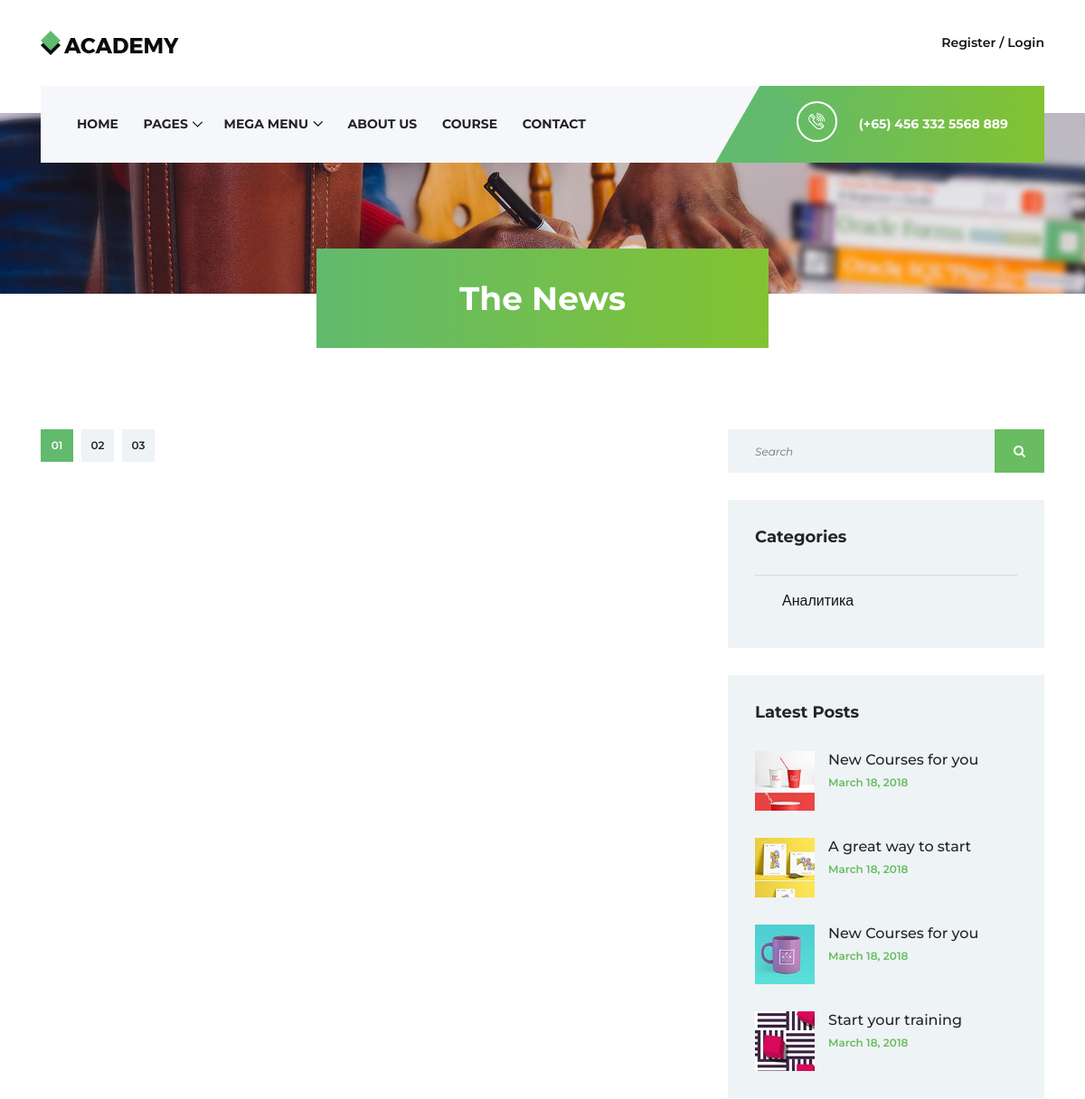
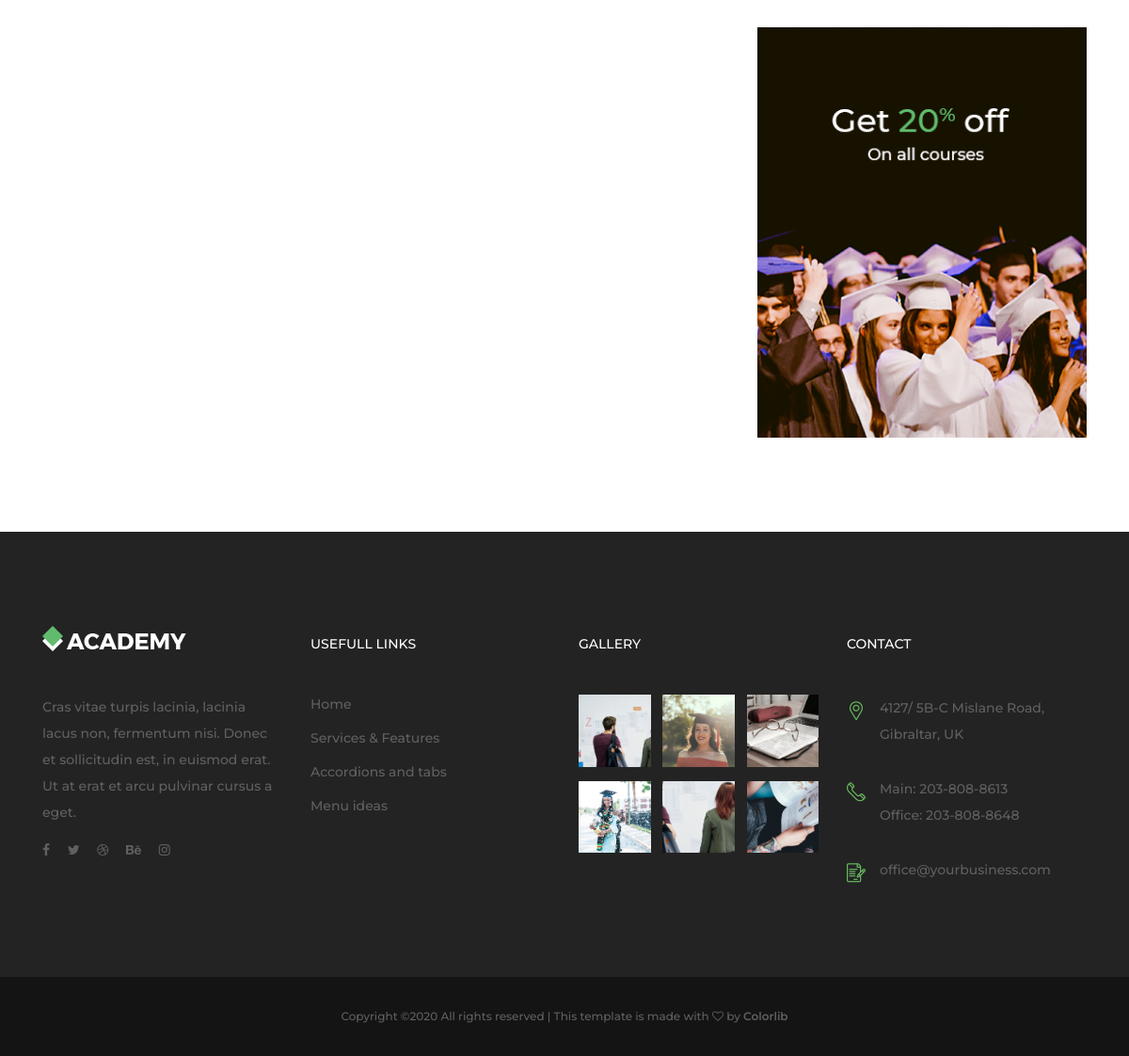
/blog/, run on an earlier commit of the app's database (2 pictures, top to bottom).
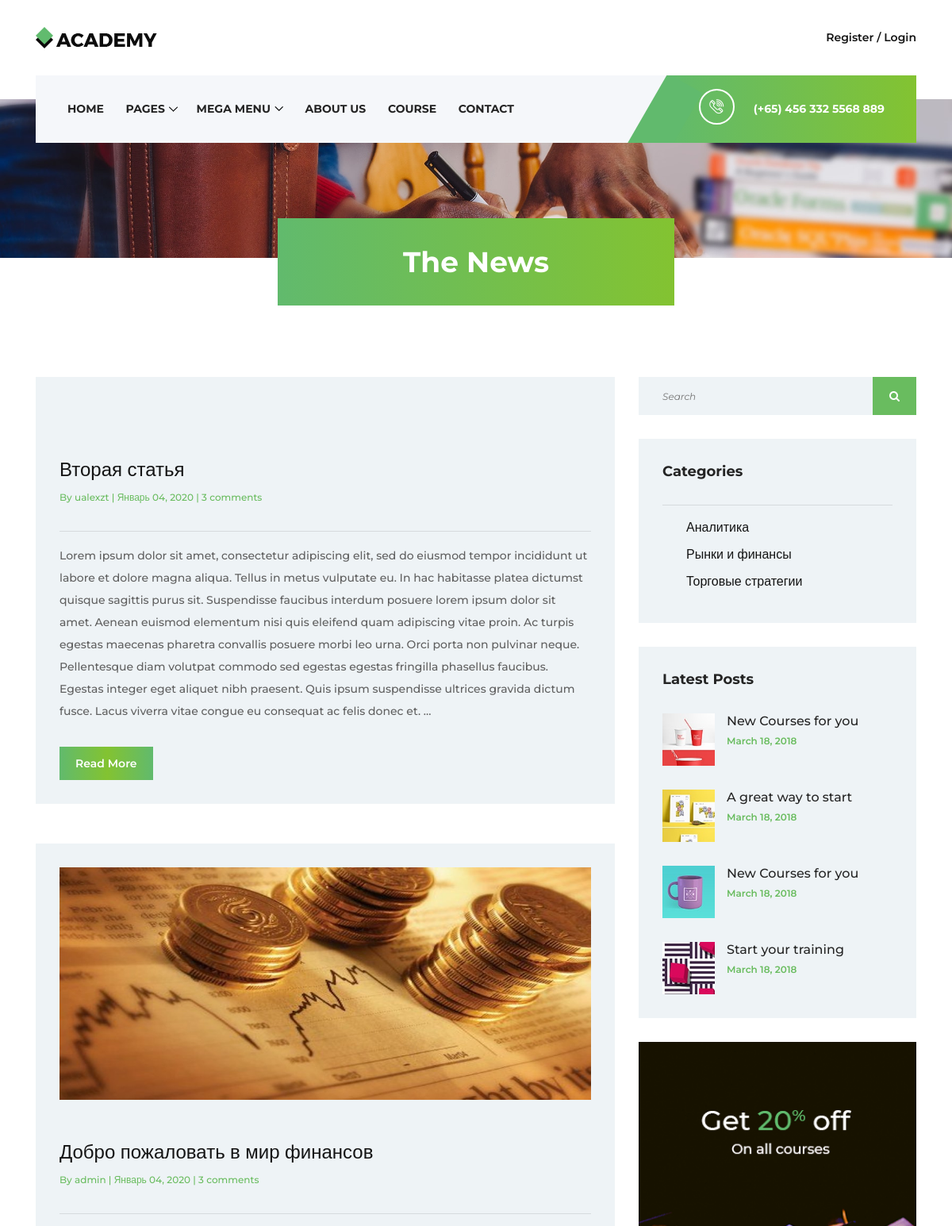
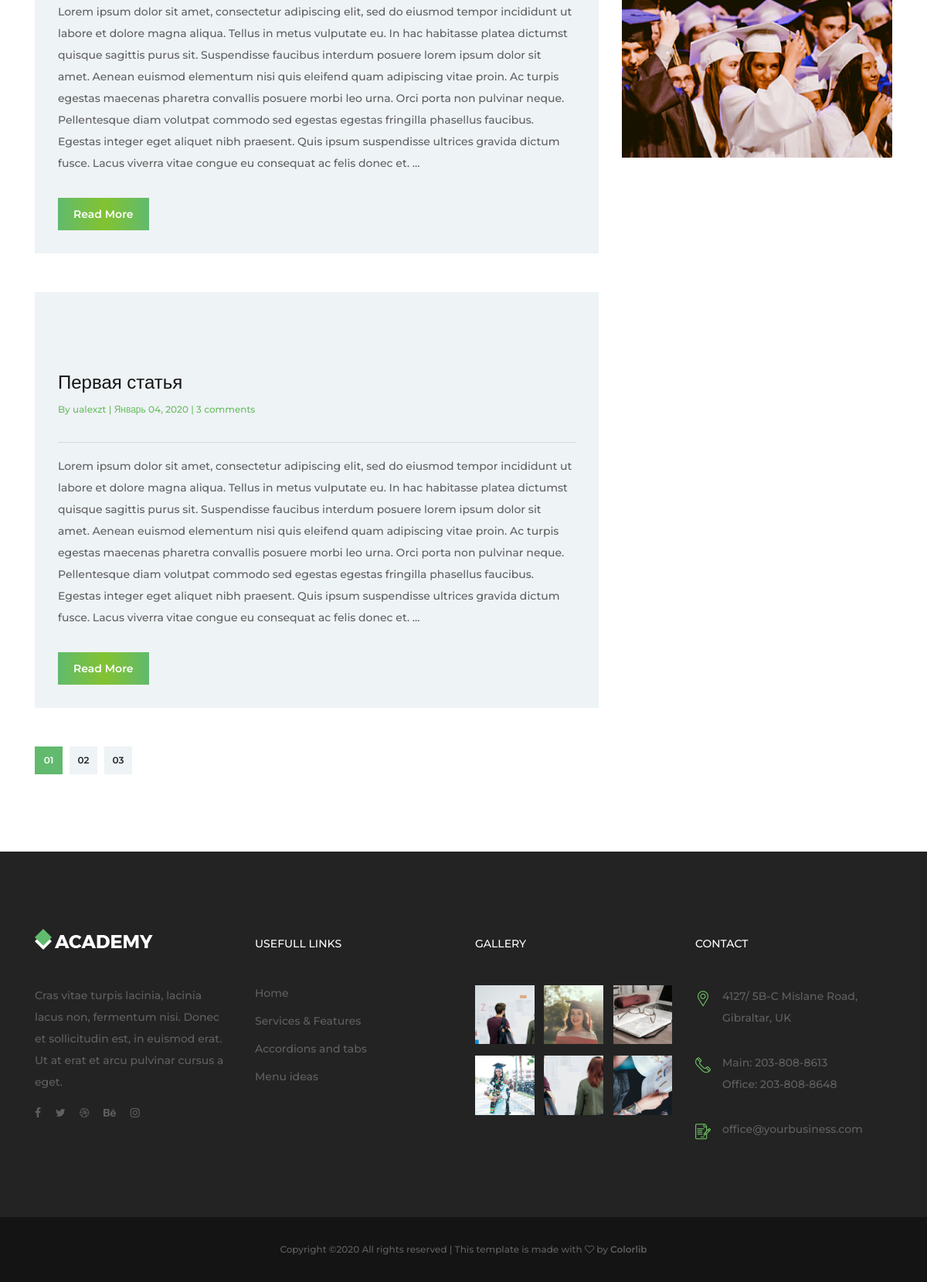
And on a later commit of the database (2 pictures, top to bottom).
### blog/models.py (models this page shows, shortened)
class Category(models.Model):
    name = models.CharField(max_length=150, verbose_name='Имя категории')
    slug = models.SlugField(unique=True, verbose_name='Ссылка категории')
    def get_absolute_url(self):
        return reverse('category_detail', kwargs={'slug': self.slug})
    class Meta:
        verbose_name = 'Категория'
        verbose_name_plural = 'Категории'

class Post(models.Model):
    title = models.CharField(max_length=150, verbose_name='Заголовок')
    slug = models.SlugField(unique=True, verbose_name='Ссылка')
    category = models.ForeignKey(Category, on_delete=models.CASCADE, verbose_name='Категория')
    author = models.ForeignKey(User, on_delete=models.CASCADE, verbose_name='Автор поста')
    image_post = models.ImageField(default='post_img/default_post.jpg', upload_to='post_img',
                                   verbose_name='Изображение поста')
    content = models.TextField(max_length=None, verbose_name='Текст поста')
    pub_date = models.DateTimeField(auto_now_add=True, verbose_name='Дата публикации')
    likes = models.PositiveIntegerField(default=0, verbose_name='Нравится')
    dislikes = models.PositiveIntegerField(default=0, verbose_name='Не нравится')
    def get_absolute_url(self):
        return reverse('post_detail', kwargs={'slug': self.slug})
    class Meta:
        verbose_name = 'Статья'
        verbose_name_plural = 'Статьи'

### blog/views.py (the view)
# urls.py: path('', PostListView.as_view(), name='post_list'),
class PostListView(ListView):
    model = Post
    template_name = 'blog/post_list.html'
    context_object_name = 'posts'
    ordering = ['-pub_date']
    def get_context_data(self, *args, object_list=None, **kwargs):
        context = super().get_context_data(*args, **kwargs)
        context['categories'] = Category.objects.all()
        return context

### templates/blog/post_list.html (shortened to what this page needs)
{% extends 'base.html' %}
{% load static %}
{% block content %}
    <div class="breadcumb-area bg-img" style="background-image: url({% static 'img/bg-img/breadcumb.jpg' %});">
        <div class="bradcumbContent">
            <h2>The News</h2>
        </div>
    </div>
    <div class="blog-area mt-50 section-padding-100">
        <div class="container">
            <div class="row">
                <div class="col-12 col-md-8">
                    <div class="academy-blog-posts">
                        <div class="row">
                            {% for post in posts %}
                                <div class="col-12">
                                    <div class="single-blog-post mb-50 wow fadeInUp" data-wow-delay="300ms">
                                        <div class="blog-post-thumb mb-5">
                                            <img src="{{ post.image_post.url }}" alt="">
                                        </div>
                                        <a href="#" class="post-title">{{ post.title }}</a>
                                        <div class="post-meta">
                                            <p>By <a href="#">{{ post.author }}</a> | <a
                                                    href="#"> {{ post.pub_date|date:"F d, Y" }} </a> | <a
                                                    href="#">3 comments</a></p>
                                        </div>
                                        <hr>
                                        <p>{{ post.content|truncatewords:100 }}</p>
                                        <a href="{{ post.get_absolute_url }}" class="btn academy-btn btn-sm mt-15">Read
                                            More</a>
                                    </div>
                                </div>
                            {% endfor %}
                        </div>
                    </div>
                    <div class="academy-pagination-area wow fadeInUp" data-wow-delay="400ms">
                        <nav>
                            <ul class="pagination">
                                <li class="page-item active"><a class="page-link" href="#">01</a></li>
                                <li class="page-item"><a class="page-link" href="#">02</a></li>
                                <li class="page-item"><a class="page-link" href="#">03</a></li>
                            </ul>
                        </nav>
                    </div>
                </div>
                <div class="col-12 col-md-4">
                    <div class="academy-blog-sidebar">
                        <div class="blog-post-search-widget mb-30">
                            <form action="#" method="post">
                                <input type="search" name="search" id="Search" placeholder="Search">
                                <button type="submit"><i class="fa fa-search" aria-hidden="true"></i></button>
                            </form>
                        </div>
                        <div class="blog-post-categories mb-30">
                            <h5>Categories</h5>
                            <hr>
                            <ul>
                                {% for category in categories %}
                                    <li><a href="{{ category.get_absolute_url }}">{{ category.name }}</a></li>
                                {% endfor %}
                            </ul>
                        </div>
                        <div class="latest-blog-posts mb-30">
                            <h5>Latest Posts</h5>
                            <div class="single-latest-blog-post d-flex mb-30">
                                <div class="latest-blog-post-thumb">
                                    <img src="img/blog-img/lb-1.jpg" alt="">
                                </div>
                                <div class="latest-blog-post-content">
                                    <a href="#" class="post-title">
                                        <h6>New Courses for you</h6>
                                    </a>
                                    <a href="#" class="post-date">March 18, 2018</a>
                                </div>
                            </div>
                            <div class="single-latest-blog-post d-flex mb-30">
                                <div class="latest-blog-post-thumb">
                                    <img src="img/blog-img/lb-2.jpg" alt="">
                                </div>
                                <div class="latest-blog-post-content">
                                    <a href="#" class="post-title">
                                        <h6>A great way to start</h6>
                                    </a>
                                    <a href="#" class="post-date">March 18, 2018</a>
                                </div>
                            </div>
                            <div class="single-latest-blog-post d-flex mb-30">
                                <div class="latest-blog-post-thumb">
                                    <img src="img/blog-img/lb-3.jpg" alt="">
                                </div>
                                <div class="latest-blog-post-content">
                                    <a href="#" class="post-title">
                                        <h6>New Courses for you</h6>
                                    </a>
                                    <a href="#" class="post-date">March 18, 2018</a>
                                </div>
                            </div>
                            <div class="single-latest-blog-post d-flex">
                                <div class="latest-blog-post-thumb">
                                    <img src="img/blog-img/lb-4.jpg" alt="">
                                </div>
                                <div class="latest-blog-post-content">
                                    <a href="#" class="post-title">
                                        <h6>Start your training</h6>
                                    </a>
                                    <a href="#" class="post-date">March 18, 2018</a>
                                </div>
                            </div>
                        </div>
                        <div class="add-widget">
                            <a href="#"><img src="{% static 'img/blog-img/add.png' %}" alt=""></a>
                        </div>
                    </div>
                </div>
            </div>
        </div>
    </div>
{% endblock %}

### templates/base.html (shortened to what this page needs)
<!DOCTYPE html>
{% load static %}
<html lang="en">
<head>
    <link rel="stylesheet" href="{% static 'style.css' %} ">
</head>
<body>
{% include 'include/nav_base.html' %}
{% block content %}
{% endblock %}
{% include 'include/footer_base.html' %}
</body>
</html>

### templates/include/nav_base.html (shortened to what this page needs)
{% load static %}
<header class="header-area">
    <div class="top-header">
        <div class="container h-100">
            <div class="row h-100">
                <div class="col-12 h-100">
                    <div class="header-content h-100 d-flex align-items-center justify-content-between">
                        <div class="academy-logo">
                            <a href=" "><img src="{% static 'img/core-img/logo.png'  %}" alt=""></a>
                        </div>
                        <div class="login-content">
                            <a href="#">Register / Login</a>
                        </div>
                    </div>
                </div>
            </div>
        </div>
    </div>
    <div class="academy-main-menu">
        <div class="classy-nav-container breakpoint-off">
            <div class="container">
                <nav class="classy-navbar justify-content-between" id="academyNav">
                    <div class="classy-menu">
                        <div class="classynav">
                            <ul>
                                <li><a href="index.html">Home</a></li>
                                <li><a href="#">Pages</a>
                                </li>
                                <li><a href="#">Mega Menu</a>
                                </li>
                                <li><a href="about-us.html">About Us</a></li>
                                <li><a href="course.html">Course</a></li>
                                <li><a href="contact.html">Contact</a></li>
                            </ul>
                        </div>
                    </div>
                    <div class="calling-info">
                        <div class="call-center">
                            <a href="tel:+654563325568889"><i class="icon-telephone-2"></i>
                                <span>(+65) 456 332 5568 889</span></a>
                        </div>
                    </div>
                </nav>
            </div>
        </div>
    </div>
</header>

### templates/include/footer_base.html
<footer class="footer-area">
    <div class="main-footer-area section-padding-100-0">
        <div class="container">
            <div class="row">
                <div class="col-12 col-sm-6 col-lg-3">
                    <div class="footer-widget mb-100">
                        <div class="widget-title">
                            <a href="#"><img src="img/core-img/logo2.png" alt=""></a>
                        </div>
                        <p>Cras vitae turpis lacinia, lacinia lacus non, fermentum nisi. Donec et sollicitudin est, in
                            euismod erat. Ut at erat et arcu pulvinar cursus a eget.</p>
                        <div class="footer-social-info">
                            <a href="#"><i class="fa fa-facebook"></i></a>
                            <a href="#"><i class="fa fa-twitter"></i></a>
                            <a href="#"><i class="fa fa-dribbble"></i></a>
                            <a href="#"><i class="fa fa-behance"></i></a>
                            <a href="#"><i class="fa fa-instagram"></i></a>
                        </div>
                    </div>
                </div>
                <div class="col-12 col-sm-6 col-lg-3">
                    <div class="footer-widget mb-100">
                        <div class="widget-title">
                            <h6>Usefull Links</h6>
                        </div>
                        <nav>
                            <ul class="useful-links">
                                <li><a href="#">Home</a></li>
                                <li><a href="#">Services &amp; Features</a></li>
                                <li><a href="#">Accordions and tabs</a></li>
                                <li><a href="#">Menu ideas</a></li>
                            </ul>
                        </nav>
                    </div>
                </div>
                <div class="col-12 col-sm-6 col-lg-3">
                    <div class="footer-widget mb-100">
                        <div class="widget-title">
                            <h6>Gallery</h6>
                        </div>
                        <div class="gallery-list d-flex justify-content-between flex-wrap">
                            <a href="img/bg-img/gallery1.jpg" class="gallery-img" title="Gallery Image 1"><img
                                    src="img/bg-img/gallery1.jpg" alt=""></a>
                            <a href="img/bg-img/gallery2.jpg" class="gallery-img" title="Gallery Image 2"><img
                                    src="img/bg-img/gallery2.jpg" alt=""></a>
                            <a href="img/bg-img/gallery3.jpg" class="gallery-img" title="Gallery Image 3"><img
                                    src="img/bg-img/gallery3.jpg" alt=""></a>
                            <a href="img/bg-img/gallery4.jpg" class="gallery-img" title="Gallery Image 4"><img
                                    src="img/bg-img/gallery4.jpg" alt=""></a>
                            <a href="img/bg-img/gallery5.jpg" class="gallery-img" title="Gallery Image 5"><img
                                    src="img/bg-img/gallery5.jpg" alt=""></a>
                            <a href="img/bg-img/gallery6.jpg" class="gallery-img" title="Gallery Image 6"><img
                                    src="img/bg-img/gallery6.jpg" alt=""></a>
                        </div>
                    </div>
                </div>
                <div class="col-12 col-sm-6 col-lg-3">
                    <div class="footer-widget mb-100">
                        <div class="widget-title">
                            <h6>Contact</h6>
                        </div>
                        <div class="single-contact d-flex mb-30">
                            <i class="icon-placeholder"></i>
                            <p>4127/ 5B-C Mislane Road, Gibraltar, UK</p>
                        </div>
                        <div class="single-contact d-flex mb-30">
                            <i class="icon-telephone-1"></i>
                            <p>Main: 203-808-8613 <br>Office: 203-808-8648</p>
                        </div>
                        <div class="single-contact d-flex">
                            <i class="icon-contract"></i>
                            <p>office@yourbusiness.com</p>
                        </div>
                    </div>
                </div>
            </div>
        </div>
    </div>
    <div class="bottom-footer-area">
        <div class="container">
            <div class="row">
                <div class="col-12">
                    <p>
                        Copyright &copy;<script>document.write(new Date().getFullYear());</script>
                        All rights reserved | This template is made with <i class="fa fa-heart-o"
                                                                            aria-hidden="true"></i> by <a
                                href="https://colorlib.com" target="_blank">Colorlib</a>
                        </p>
                </div>
            </div>
        </div>
    </div>
</footer>

What changed in the data, as far as the page shows it:
added Post: title "Вторая статья", author "ualexzt", pub_date "Январь 04, 2020", content "Lorem ipsum dolor sit amet, consectetur adipiscing elit, sed do eiusmod tempor incididunt ut labore et dolore magna aliqua. Tellus in metus vulputate eu. In hac habitasse platea dictumst quisque sagittis purus sit. Suspendisse faucibus interdum posuere lorem ipsum dolor sit amet. Aenean euismod elementum nisi quis eleifend quam adipiscing vitae proin. Ac turpis egestas maecenas pharetra convallis posuere morbi leo urna. Orci porta non pulvinar neque. Pellentesque diam volutpat commodo sed egestas egestas fringilla phasellus faucibus. Egestas integer eget aliquet nibh praesent. Quis ipsum suspendisse ultrices gravida dictum fusce. Lacus viverra vitae congue eu consequat ac felis donec et. …"
added Post: image_post (placeholder picture), title "Добро пожаловать в мир финансов", author "admin", pub_date "Январь 04, 2020", content "Lorem ipsum dolor sit amet, consectetur adipiscing elit, sed do eiusmod tempor incididunt ut labore et dolore magna aliqua. Tellus in metus vulputate eu. In hac habitasse platea dictumst quisque sagittis purus sit. Suspendisse faucibus interdum posuere lorem ipsum dolor sit amet. Aenean euismod elementum nisi quis eleifend quam adipiscing vitae proin. Ac turpis egestas maecenas pharetra convallis posuere morbi leo urna. Orci porta non pulvinar neque. Pellentesque diam volutpat commodo sed egestas egestas fringilla phasellus faucibus. Egestas integer eget aliquet nibh praesent. Quis ipsum suspendisse ultrices gravida dictum fusce. Lacus viverra vitae congue eu consequat ac felis donec et. …"
added Post: title "Первая статья", author "ualexzt", pub_date "Январь 04, 2020", content "Lorem ipsum dolor sit amet, consectetur adipiscing elit, sed do eiusmod tempor incididunt ut labore et dolore magna aliqua. Tellus in metus vulputate eu. In hac habitasse platea dictumst quisque sagittis purus sit. Suspendisse faucibus interdum posuere lorem ipsum dolor sit amet. Aenean euismod elementum nisi quis eleifend quam adipiscing vitae proin. Ac turpis egestas maecenas pharetra convallis posuere morbi leo urna. Orci porta non pulvinar neque. Pellentesque diam volutpat commodo sed egestas egestas fringilla phasellus faucibus. Egestas integer eget aliquet nibh praesent. Quis ipsum suspendisse ultrices gravida dictum fusce. Lacus viverra vitae congue eu consequat ac felis donec et. …"
added Category: name "Рынки и финансы"
added Category: name "Торговые стратегии"
